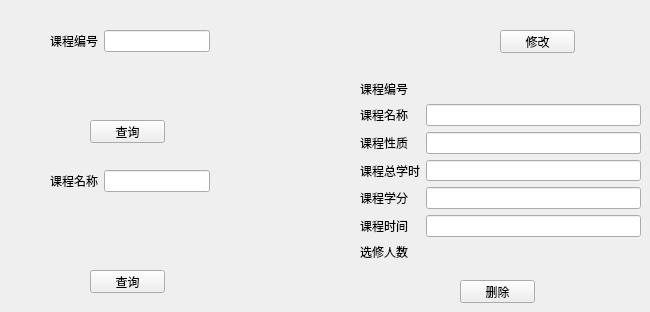
          <widget class="QWidget" name="tab_30">
           <attribute name="title">
            <string>查询课程信息</string>
           </attribute>
           <widget class="QWidget" name="formLayoutWidget_19">
            <property name="geometry">
             <rect>
              <x>50</x>
              <y>30</y>
              <width>160</width>
              <height>80</height>
             </rect>
            </property>
            <layout class="QFormLayout" name="formLayout_23">
             <item row="0" column="0">
              <widget class="QLabel" name="label_85">
               <property name="text">
                <string>课程编号</string>
               </property>
              </widget>
             </item>
             <item row="0" column="1">
              <widget class="QLineEdit" name="bianhao"/>
             </item>
            </layout>
           </widget>
           <widget class="QWidget" name="formLayoutWidget_20">
            <property name="geometry">
             <rect>
              <x>50</x>
              <y>170</y>
              <width>160</width>
              <height>80</height>
             </rect>
            </property>
            <layout class="QFormLayout" name="formLayout_24">
             <item row="0" column="0">
              <widget class="QLabel" name="label_86">
               <property name="text">
                <string>课程名称</string>
               </property>
              </widget>
             </item>
             <item row="0" column="1">
              <widget class="QLineEdit" name="mingchen"/>
             </item>
            </layout>
           </widget>
           <widget class="QPushButton" name="chaxun_bianhao_3">
            <property name="geometry">
             <rect>
              <x>90</x>
              <y>120</y>
              <width>75</width>
              <height>23</height>
             </rect>
            </property>
            <property name="text">
             <string>查询</string>
            </property>
           </widget>
           <widget class="QPushButton" name="chaxun_mingchen_3">
            <property name="geometry">
             <rect>
              <x>90</x>
              <y>270</y>
              <width>75</width>
              <height>23</height>
             </rect>
            </property>
            <property name="text">
             <string>查询</string>
            </property>
           </widget>
           <widget class="QWidget" name="formLayoutWidget_21">
            <property name="geometry">
             <rect>
              <x>360</x>
              <y>80</y>
              <width>281</width>
              <height>181</height>
             </rect>
            </property>
            <layout class="QFormLayout" name="formLayout_25">
             <item row="0" column="0">
              <widget class="QLabel" name="label_87">
               <property name="text">
                <string>课程编号</string>
               </property>
              </widget>
             </item>
             <item row="0" column="1">
              <widget class="QLabel" name="kechengbianhao">
               <property name="text">
                <string/>
               </property>
              </widget>
             </item>
             <item row="1" column="0">
              <widget class="QLabel" name="label_88">
               <property name="text">
                <string>课程名称</string>
               </property>
              </widget>
             </item>
             <item row="1" column="1">
              <widget class="QLineEdit" name="kechengmingchen"/>
             </item>
             <item row="2" column="0">
              <widget class="QLabel" name="label_89">
               <property name="text">
                <string>课程性质</string>
               </property>
              </widget>
             </item>
             <item row="2" column="1">
              <widget class="QLineEdit" name="kechengxingzhi"/>
             </item>
             <item row="3" column="0">
              <widget class="QLabel" name="label_90">
               <property name="text">
                <string>课程总学时</string>
               </property>
              </widget>
             </item>
             <item row="4" column="0">
              <widget class="QLabel" name="label_91">
               <property name="text">
                <string>课程学分</string>
               </property>
              </widget>
             </item>
             <item row="5" column="0">
              <widget class="QLabel" name="label_92">
               <property name="text">
                <string>课程时间</string>
               </property>
              </widget>
             </item>
             <item row="6" column="0">
              <widget class="QLabel" name="label_93">
               <property name="text">
                <string>选修人数</string>
               </property>
              </widget>
             </item>
             <item row="3" column="1">
              <widget class="QLineEdit" name="kechengzongxueshi"/>
             </item>
             <item row="4" column="1">
              <widget class="QLineEdit" name="kechengxuefen"/>
             </item>
             <item row="5" column="1">
              <widget class="QLineEdit" name="kechengshijian"/>
             </item>
             <item row="6" column="1">
              <widget class="QLabel" name="xuanxiurenshu">
               <property name="text">
                <string/>
               </property>
              </widget>
             </item>
            </layout>
           </widget>
           <widget class="QPushButton" name="pushButton_57">
            <property name="geometry">
             <rect>
              <x>500</x>
              <y>30</y>
              <width>75</width>
              <height>23</height>
             </rect>
            </property>
            <property name="text">
             <string>修改</string>
            </property>
           </widget>
           <widget class="QPushButton" name="pushButton_58">
            <property name="geometry">
             <rect>
              <x>460</x>
              <y>280</y>
              <width>75</width>
              <height>23</height>
             </rect>
            </property>
            <property name="text">
             <string>删除</string>
            </property>
           </widget>
          </widget>
